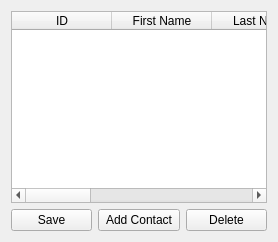
         <widget class="QWidget" name="page_6">
          <layout class="QGridLayout" name="gridLayout_7">
           <item row="1" column="0">
            <layout class="QHBoxLayout" name="horizontalLayout_10">
             <item>
              <widget class="QPushButton" name="save_contact">
               <property name="text">
                <string>Save</string>
               </property>
               <property name="checkable">
                <bool>true</bool>
               </property>
               <property name="autoExclusive">
                <bool>true</bool>
               </property>
              </widget>
             </item>
             <item>
              <widget class="QPushButton" name="add_contact">
               <property name="text">
                <string>Add Contact</string>
               </property>
               <property name="checkable">
                <bool>true</bool>
               </property>
               <property name="autoExclusive">
                <bool>true</bool>
               </property>
              </widget>
             </item>
             <item>
              <widget class="QPushButton" name="delete_contact">
               <property name="text">
                <string>Delete</string>
               </property>
               <property name="checkable">
                <bool>true</bool>
               </property>
               <property name="autoExclusive">
                <bool>true</bool>
               </property>
              </widget>
             </item>
            </layout>
           </item>
           <item row="0" column="0">
            <widget class="QTableWidget" name="contacts_tableWidget">
             <column>
              <property name="text">
               <string>ID</string>
              </property>
             </column>
             <column>
              <property name="text">
               <string>First Name</string>
              </property>
             </column>
             <column>
              <property name="text">
               <string>Last Name</string>
              </property>
             </column>
             <column>
              <property name="text">
               <string>Email</string>
              </property>
             </column>
             <column>
              <property name="text">
               <string>Phone</string>
              </property>
             </column>
             <column>
              <property name="text">
               <string>Gender</string>
              </property>
             </column>
             <column>
              <property name="text">
               <string>Do not Call</string>
              </property>
             </column>
            </widget>
           </item>
          </layout>
         </widget>
